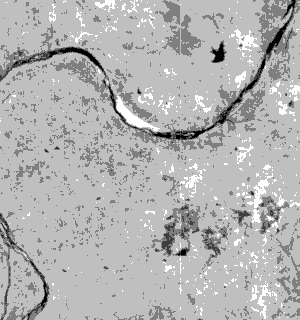
#> input picture testing/testing_complete/dat/10_18.tif, 300 x 320 px, found by its file name; its folder holds only this picture in this run
$ python rand.py
#> lines starting #> are read from the running program, lines starting #| are printed output that depends on the picture; after the words box and inside, x2 and y2 are one past the last pixel; in counts of white or black regions, pixels touching at a corner belong together
import random
import numpy as np
from PIL import Image
from tifffile import imsave
import tifffile as tif
import timeit
start = timeit.default_timer()
import os

def array_to_jpg_image(f):
    l=(f*(255/4095))//1
    gray=np.uint8(l)
    im = Image.fromarray(gray)
    return im

def f_up(fol):
    t=random.randrange(2,4000)
    w=random.randrange(1,7)
    fol[:,t:t+w]=0
    return l
dt =np.dtype(np.uint16)
f=os.listdir('dat')
for _ in f:
    img= tif.imread("dat/"+_)
#> img is the input picture: shape (320, 300) int16; min 308, max 1471, mean 1101.5
    l = np.array(img,dtype=dt)
    #print(l.dtype,img.dtype)

    l=f_up(l)
    n=5
    while random.randrange(1,20)>=2:
        l=f_up(l)
#> this loop made 15 passes
#> pass 1, `l=f_up(l)`:
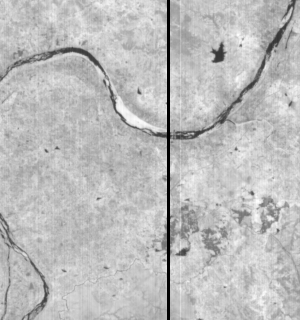
#> l: shape (320, 300) uint16; 1% of pixels changed, all inside (x1, y1, x2, y2) = (167, 0, 170, 320); drawn with min black and max white
#> after the loop:
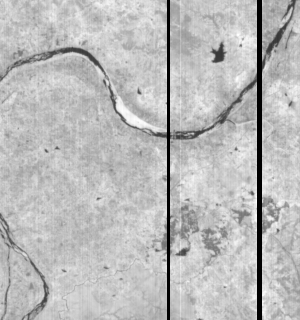
#> l: shape (320, 300) uint16; 1.67% of pixels changed, all inside (x1, y1, x2, y2) = (257, 0, 262, 320); drawn with min black and max white
    imsave("veri/c____"+_,l)
    array_to_jpg_image(l).save("veri_jpg/c____"+_[:-4]+".jpg")
#> in array_to_jpg_image, `gray=np.uint8(l)`:
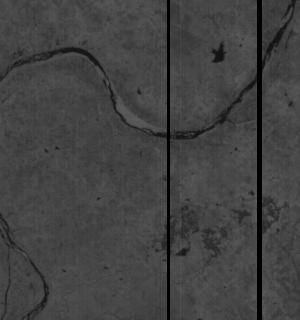
#> gray: shape (320, 300); min 0, max 90, mean 66.3
stop = timeit.default_timer()
print('Time: ', stop - start)

$ run again, on testing/testing_complete/dat/15_4.tif
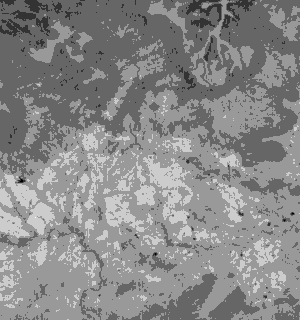
#> input picture testing/testing_complete/dat/15_4.tif, 300 x 320 px, found by its file name
#> img is the input picture: shape (320, 300) int16; min 460, max 1549, mean 1069
#> after the loop `while random.randrange(1,20)>=2:`:
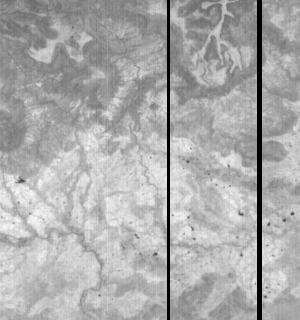
#> l: shape (320, 300) uint16; min 0, max 1549, mean 1040.5; drawn with min black and max white
#> in array_to_jpg_image, `gray=np.uint8(l)`:
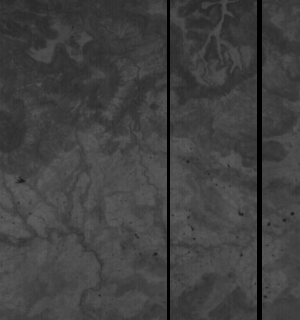
#> gray: shape (320, 300); min 0, max 96, mean 64.3

$ run again, on testing/testing_complete/dat/16_20.tif
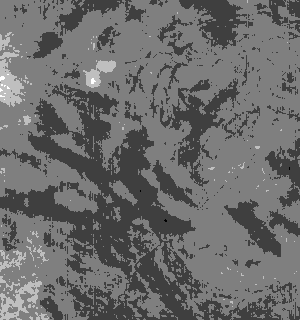
#> input picture testing/testing_complete/dat/16_20.tif, 300 x 320 px, found by its file name
#> img is the input picture: shape (320, 300) int16; min 479, max 1408, mean 811.7
#> after the loop `while random.randrange(1,20)>=2:`:
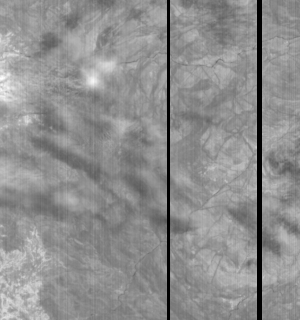
#> l: shape (320, 300) uint16; min 0, max 1408, mean 790; drawn with min black and max white
#> in array_to_jpg_image, `gray=np.uint8(l)`:
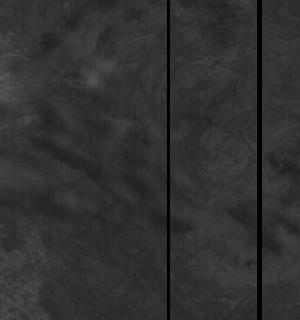
#> gray: shape (320, 300); min 0, max 87, mean 48.7

$ run again, on testing/testing_complete/dat/16_9.tif
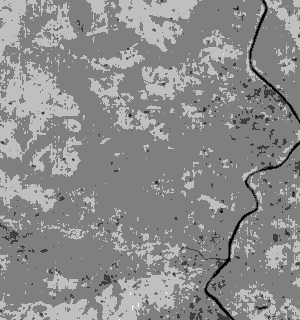
#> input picture testing/testing_complete/dat/16_9.tif, 300 x 320 px, found by its file name
#> img is the input picture: shape (320, 300) int16; min 358, max 1313, mean 959.2
#> after the loop `while random.randrange(1,20)>=2:`:
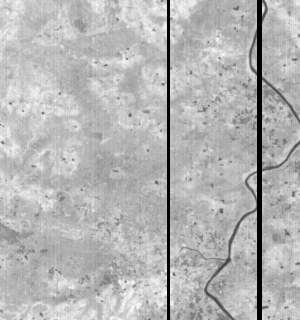
#> l: shape (320, 300) uint16; min 0, max 1313, mean 934.2; drawn with min black and max white
#> in array_to_jpg_image, `gray=np.uint8(l)`:
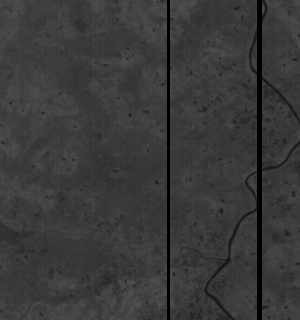
#> gray: shape (320, 300); min 0, max 81, mean 57.7

$ run again, on testing/testing_complete/dat/12_0.tif
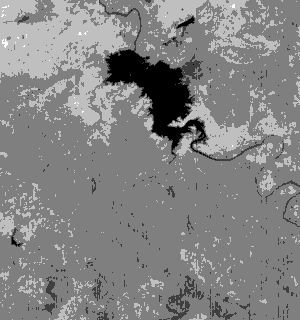
#> input picture testing/testing_complete/dat/12_0.tif, 300 x 320 px, found by its file name
#> img is the input picture: shape (320, 300) int16; min 267, max 1343, mean 913.4
#> after the loop `while random.randrange(1,20)>=2:`:
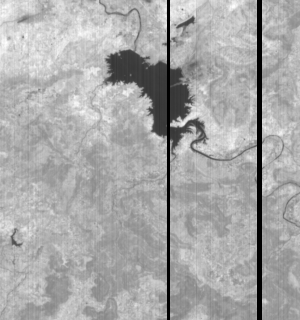
#> l: shape (320, 300) uint16; min 0, max 1343, mean 890.3; drawn with min black and max white
#> in array_to_jpg_image, `gray=np.uint8(l)`:
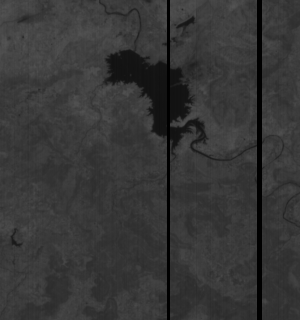
#> gray: shape (320, 300); min 0, max 83, mean 55
